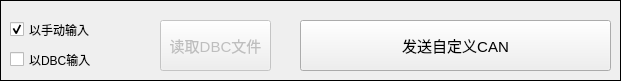
  <widget class="QFrame" name="frame">
   <property name="geometry">
    <rect>
     <x>10</x>
     <y>60</y>
     <width>621</width>
     <height>81</height>
    </rect>
   </property>
   <property name="frameShape">
    <enum>QFrame::Box</enum>
   </property>
   <property name="frameShadow">
    <enum>QFrame::Plain</enum>
   </property>
   <widget class="QPushButton" name="PushButton_SendCAN">
    <property name="geometry">
     <rect>
      <x>300</x>
      <y>20</y>
      <width>311</width>
      <height>51</height>
     </rect>
    </property>
    <property name="font">
     <font>
      <pointsize>11</pointsize>
     </font>
    </property>
    <property name="text">
     <string>发送自定义CAN</string>
    </property>
   </widget>
   <widget class="QCheckBox" name="CheckBox_DBCInput">
    <property name="geometry">
     <rect>
      <x>10</x>
      <y>50</y>
      <width>121</width>
      <height>19</height>
     </rect>
    </property>
    <property name="text">
     <string>以DBC输入</string>
    </property>
    <property name="autoExclusive">
     <bool>true</bool>
    </property>
   </widget>
   <widget class="QPushButton" name="PushButton_ReadDBC">
    <property name="enabled">
     <bool>false</bool>
    </property>
    <property name="geometry">
     <rect>
      <x>160</x>
      <y>20</y>
      <width>111</width>
      <height>51</height>
     </rect>
    </property>
    <property name="font">
     <font>
      <pointsize>11</pointsize>
     </font>
    </property>
    <property name="text">
     <string>读取DBC文件</string>
    </property>
   </widget>
   <widget class="QCheckBox" name="CheckBox_ManualInput">
    <property name="geometry">
     <rect>
      <x>10</x>
      <y>20</y>
      <width>121</width>
      <height>19</height>
     </rect>
    </property>
    <property name="text">
     <string>以手动输入</string>
    </property>
    <property name="checked">
     <bool>true</bool>
    </property>
    <property name="autoExclusive">
     <bool>true</bool>
    </property>
   </widget>
  </widget>
